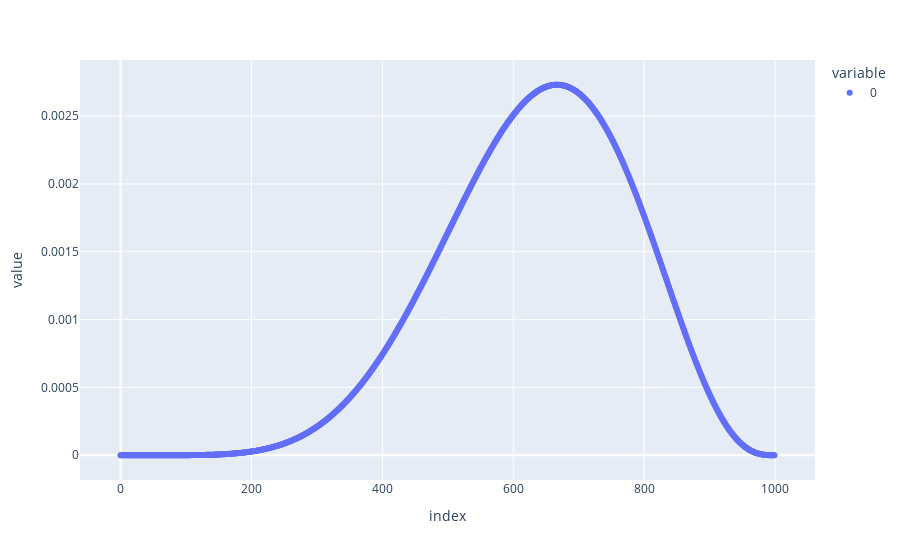

Notebook cell for this chart:
### Code cell
px.scatter(build_posterior(num_tries=6, total_tries=9))

### Figure 1 — Plotly figure (JSON) as saved in the notebook; plotly's stock layout.template omitted (floating-point values rounded to 4 significant figures; data arrays with more than 128 entries replaced by an {"elided": "..."} marker saying what was removed)
{"data": [{"hovertemplate": "variable=0<br>index=%{x}<br>value=%{y}<extra></extra>", "legendgroup": "0", "marker": {"color": "#636efa", "symbol": "circle"}, "mode": "markers", "name": "0", "orientation": "v", "showlegend": true, "type": "scatter", "x": {"elided": "1000 int values"}, "xaxis": "x", "y": {"elided": "1000 float values"}, "yaxis": "y"}], "layout": {"legend": {"title": {"text": "variable"}, "tracegroupgap": 0}, "margin": {"t": 60}, "xaxis": {"anchor": "y", "domain": [0, 1], "title": {"text": "index"}}, "yaxis": {"anchor": "x", "domain": [0, 1], "title": {"text": "value"}}}}
